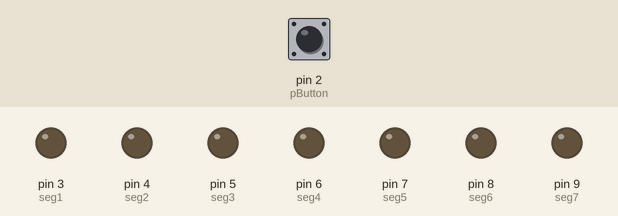
Simulated run of this sketch. Board: Arduino Uno, built with avr-gcc and run on an emulated ATmega328P. Parts: output pins drawn as LEDs (lit = HIGH). The inputs (shaded band) are chosen by the test bench; at power-on: pin 2 (pButton) LOW.

Above: at 1.2 s.
1.3 s: pin 2 (pButton) pulled HIGH for 0.15 s
At 2.6 s:
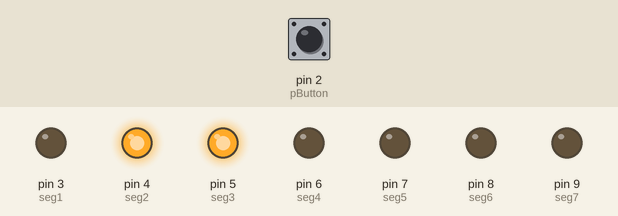
2.9 s: pin 2 (pButton) pulled HIGH for 1 s
At 4.2 s:
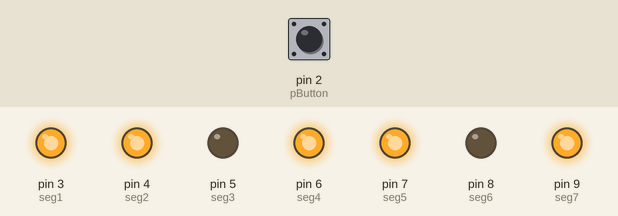
5.4 s: pin 2 (pButton) pulled HIGH for 0.15 s
At 6.0 s:
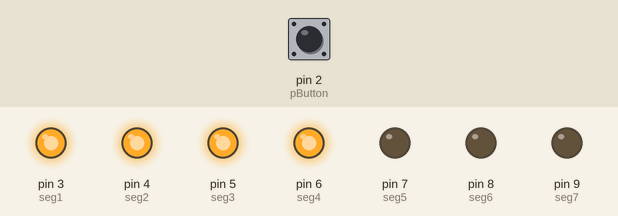
7.0 s: pin 2 (pButton) pulled HIGH for 3.2 s
At 11.5 s:
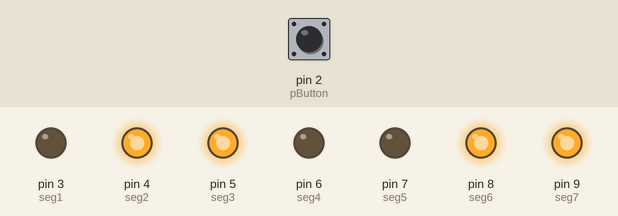
Timing chart, 0 to 12.7 s (numbered marks = the images above; inputs shaded):
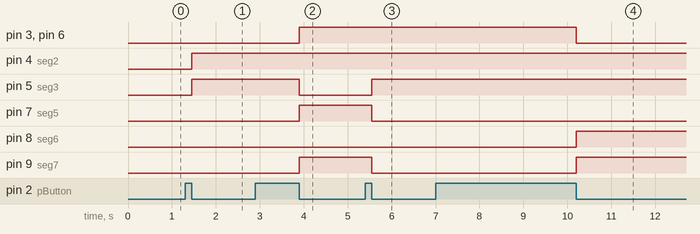

Measured:
- after the input at 1.3 s, pin 4 (seg2), pin 5 (seg3): LOW → HIGH after 0.15 s
- after the input at 2.9 s, pin 3 (seg1), pin 6 (seg4), pin 7 (seg5), pin 9 (seg7): LOW → HIGH after 1.0 s; pin 5 (seg3): HIGH → LOW after 1.0 s
- after the input at 5.4 s, pin 5 (seg3): LOW → HIGH after 0.15 s; pin 7 (seg5), pin 9 (seg7): HIGH → LOW after 0.15 s
- after the input at 7.0 s, pin 3 (seg1), pin 6 (seg4): HIGH → LOW after 3.2 s; pin 8 (seg6), pin 9 (seg7): LOW → HIGH after 3.2 s

The sketch:

7seg.ino
```cpp
int pButton = 2;


int pButtonvalue = 0;


int counter = 0;
int old = 0;

int seg1 = 3;
int seg2 = 4;
int seg3 = 5;
int seg4 = 6;
int seg5 = 7;
int seg6 = 8;
int seg7 = 9;


void setup() {
  // put your setup code here, to run once:
pinMode(pButton, INPUT);

pinMode(seg1, OUTPUT);
pinMode(seg2, OUTPUT);
pinMode(seg3, OUTPUT);
pinMode(seg4, OUTPUT);
pinMode(seg5, OUTPUT);
pinMode(seg6, OUTPUT);
pinMode(seg7, OUTPUT);

digitalWrite(seg1, LOW);
digitalWrite(seg2, LOW);
digitalWrite(seg3, LOW);
digitalWrite(seg4, LOW);
digitalWrite(seg5, LOW);
digitalWrite(seg6, LOW);
digitalWrite(seg7, LOW);
}

void loop() {

pButtonvalue = digitalRead(pButton);


if(pButtonvalue !=0)
{delay(50);
pButtonvalue = digitalRead(pButton);
if(pButtonvalue ==0)
{
  counter = old +1;}}
else
{delay(100);}


switch (counter){
  case 1:
  digitalWrite(seg1, LOW);
  digitalWrite(seg2, HIGH);
  digitalWrite(seg3, HIGH);
  digitalWrite(seg4, LOW);
  digitalWrite(seg5, LOW);
  digitalWrite(seg6, LOW);
  digitalWrite(seg7, LOW);
  old = counter;
  break;

  case 2:
  digitalWrite(seg1, HIGH);
  digitalWrite(seg2, HIGH);
  digitalWrite(seg3, LOW);
  digitalWrite(seg4, HIGH);
  digitalWrite(seg5, HIGH);
  digitalWrite(seg6, LOW);
  digitalWrite(seg7, HIGH);
  old = counter;
  break;

  case 3:
  digitalWrite(seg1, HIGH);
  digitalWrite(seg2, HIGH);
  digitalWrite(seg3, HIGH);
  digitalWrite(seg4, HIGH);
  digitalWrite(seg5, LOW);
  digitalWrite(seg6, LOW);
  digitalWrite(seg7, LOW);
  old = counter;
  break;

  case 4:
  digitalWrite(seg1, LOW);
  digitalWrite(seg2, HIGH);
  digitalWrite(seg3, HIGH);
  digitalWrite(seg4, LOW);
  digitalWrite(seg5, LOW);
  digitalWrite(seg6, HIGH);
  digitalWrite(seg7, HIGH);
  old = counter;
  break;

  default:
  digitalWrite(seg1, LOW);
  digitalWrite(seg2, LOW);
  digitalWrite(seg3, LOW);
  digitalWrite(seg4, LOW);
  digitalWrite(seg5, LOW);
  digitalWrite(seg6, LOW);
  digitalWrite(seg7, LOW);
  old = 0;
  break;
}


}
```
